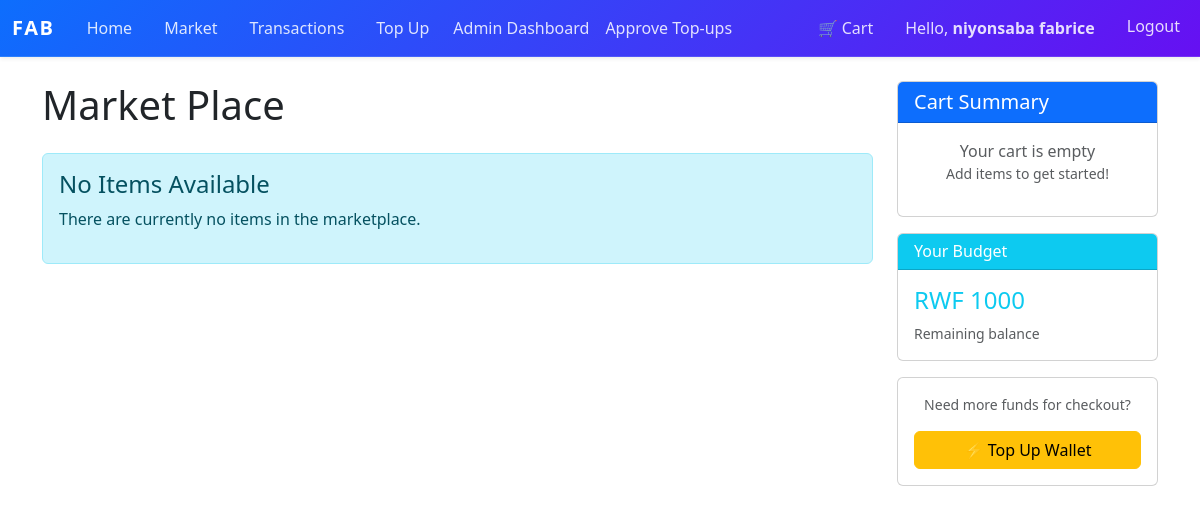
/market (signed in), run on an earlier commit of the app's database.
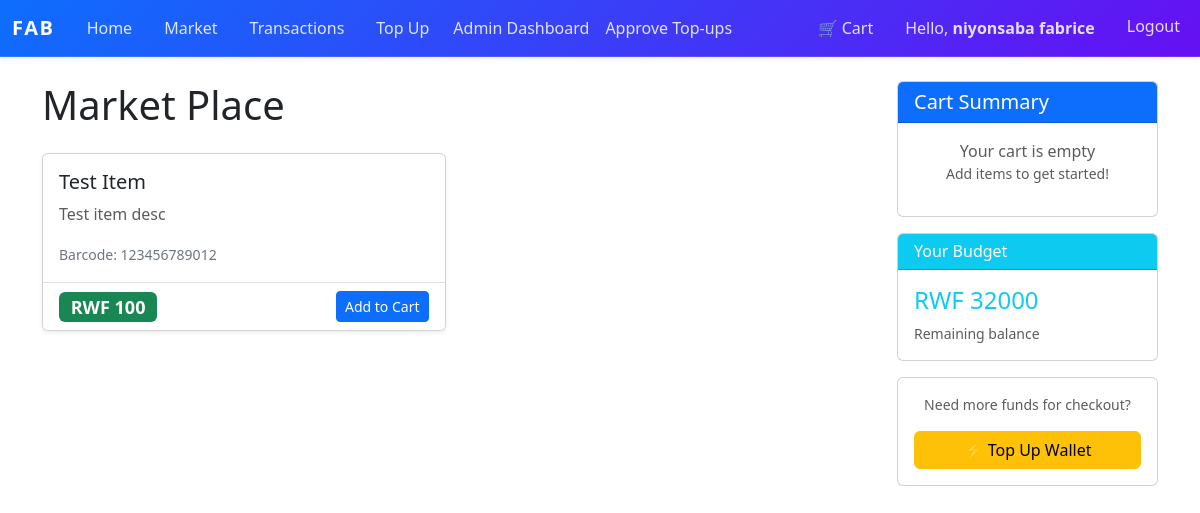
And on a later commit of the database.
### market/models.py (models this page shows, shortened)
class User(db.Model, UserMixin):  # ✅ FIXED: only ONE User class (merged both into this one)
    __tablename__ = 'user'
    id               = db.Column(db.Integer, primary_key=True)
    username         = db.Column(db.String(100), nullable=False, unique=True)
    email_address    = db.Column(db.String(120), nullable=False, unique=True)
    password_hash    = db.Column(db.String(200), nullable=False)
    budget           = db.Column(db.Integer, nullable=False, default=1000)
    items            = db.relationship('Item', backref='owned_user', lazy=True)
    top_up_requests  = db.relationship(
                            'TopUpRequest',
                            backref='requester',           # ✅ FIXED: renamed backref to avoid clash with Transaction backref 'user'
                            lazy=True,
                            foreign_keys='TopUpRequest.user_id'
                        )
    transactions     = db.relationship('Transaction', backref='user', lazy=True)  # ✅ FIXED: moved here from duplicate class
    @property
    def password(self):
        raise AttributeError('Password is not a readable attribute!')

class Item(db.Model):
    __tablename__ = 'item'
    id          = db.Column(db.Integer, primary_key=True)
    name        = db.Column(db.String(30), nullable=False)
    price       = db.Column(db.Integer, nullable=False)
    barcode     = db.Column(db.String(12), nullable=False)
    description = db.Column(db.String(1024), nullable=False, unique=True)
    owner       = db.Column(db.Integer, db.ForeignKey('user.id'))

### market/routes.py (the view)
@app.route('/market')
@login_required
def market_page():
    items = Item.query.all()
    return render_template('market.html', items=items)

### market/models.py (called while the page is built)
@login_manager.user_loader
def load_user(user_id):
    return db.session.get(User, int(user_id))  # ✅ FIXED: replaced deprecated User.query.get()

### market/templates/market.html (shortened to what the changed rows need)
{% extends "base.html" %}
{% block content %}
<div class="row">
    <div class="col-md-9">
        <h1 class="mb-4">Market Place</h1>
        {% if items %}
        <div class="row">
            {% for item in items %}
            <div class="col-md-6 mb-4">
                <div class="card h-100 shadow-sm hover-effect">
                    <div class="card-body">
                        <h5 class="card-title">{{ item.name }}</h5>
                        <p class="card-text text-muted">{{ item.description }}</p>
                        <div class="row align-items-center">
                            <div class="col">
                                <p class="mb-0"><small class="text-secondary">Barcode: {{ item.barcode }}</small></p>
                            </div>
                        </div>
                    </div>
                    <div class="card-footer bg-white border-top">
                        <div class="d-flex justify-content-between align-items-center">
                            <h4 class="mb-0"><span class="badge bg-success">RWF {{ item.price }}</span></h4>
                            <a href="{{ url_for('add_to_cart', item_id=item.id) }}" class="btn btn-primary btn-sm">
                                 Add to Cart
                            </a>
                        </div>
                    </div>
                </div>
            </div>
            {% endfor %}
        </div>
        {% else %}
        <div class="alert alert-info" role="alert">
            <h4 class="alert-heading">No Items Available</h4>
            <p>There are currently no items in the marketplace.</p>
        </div>
        {% endif %}
    </div>
    <div class="col-md-3">
                {% set cart = session.get('cart', []) %}
        <div class="card mt-3">
            <div class="card-body">
                <h4 class="text-info">RWF {{ current_user.budget }}</h4>
                <p class="mb-0 small text-muted">Remaining balance</p>
            </div>
        </div>
            </div>
</div>
{% endblock %}

### market/templates/base.html (shortened to what this page needs)
<!DOCTYPE html>
<html lang="en">
<head>
    <link href="https://cdn.jsdelivr.net/npm/bootstrap@5.3.0/dist/css/bootstrap.min.css" rel="stylesheet">
</head>
<body>
<nav class="navbar navbar-expand-lg navbar-dark navbar-custom shadow-sm">
    <div class="container-fluid">
        <a class="navbar-brand" href="{{ url_for('home_page') }}">FAB</a>
        <div class="collapse navbar-collapse" id="navbarNav">
            <ul class="navbar-nav me-auto nav-pills">
                <li class="nav-item">
                    <a class="nav-link px-3" href="{{ url_for('home_page') }}">Home</a>
                </li>
                {% if current_user.is_authenticated %}
                <li class="nav-item">
                    <a class="nav-link px-3" href="{{ url_for('market_page') }}">Market</a>
                </li>
                <li class="nav-item">
                    <a class="nav-link px-3" href="{{ url_for('transaction_history') }}">Transactions</a>
                </li>
                <li class="nav-item">
                    <a class="nav-link px-3" href="{{ url_for('top_up') }}">Top Up</a>
                </li>
                {% if current_user.id == 1 %}
                <li class="nav-item">
                    <a class="nav-link" href="{{ url_for('admin_dashboard') }}">Admin Dashboard</a>
                </li>
                <li class="nav-item">
                    <a class="nav-link" href="{{ url_for('top_up_requests') }}">Approve Top-ups</a>
                </li>
                {% endif %}
                {% endif %}
            </ul>
            <ul class="navbar-nav">
                {% if current_user.is_authenticated %}
                    <li class="nav-item">
                        <a class="nav-link px-3" href="{{ url_for('view_cart') }}">
                            🛒 Cart
                            {% set cart = session.get('cart', []) %}
                        </a>
                    </li>
                    <li class="nav-item">
                        <span class="nav-link px-3 text-white-75">Hello, <strong>{{ current_user.username }}</strong></span>
                    </li>
                    <li class="nav-item">
                        <a class="nav-link btn btn-sm btn-outline-light ms-2" href="{{ url_for('logout_page') }}">Logout</a>
                    </li>
                {% endif %}
            </ul>
        </div>
    </div>
</nav>
<div class="container mt-4">
    {% block content %}
    {% endblock %}
</div>
</body>
</html>

What changed in the data, as far as the page shows it:
changed User "niyonsaba fabrice": budget "1000" → "32000"
added Item: name "Test Item", description "Test item desc", barcode "123456789012", price "100"
Also different on the page:
text no longer shown: "No Items Available There are currently no items in the marketplace."
